Frame 1 (no input): blank canvas, image omitted
Frame 60 (the mouse pressed at the canvas centre just before this capture): blank canvas, image omitted
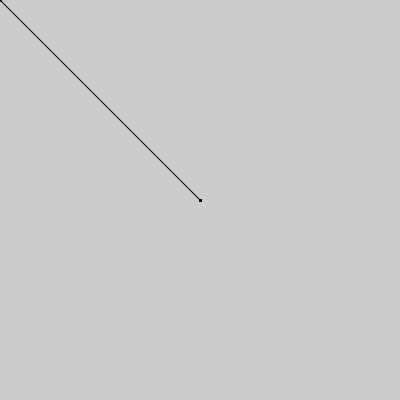
Frame 120 (the mouse held since frame 60 and released just before this capture)

The Processing sketch whose frames 1 and 60 were blank and that drew this single picture after the mouse press (run headless with seeded random() and noise(); from frame 60 on, the mouse is pressed at the canvas centre):

// Processing sketch: ejer3b
// ── ejer3b.pde
int contador;

void setup(){
  size(400,400);
  contador = 0;
}

void draw(){
  fill(0);
  ellipse(mouseX,mouseY,2,2);
  line(mouseX,mouseY,pmouseX,pmouseY);
}
